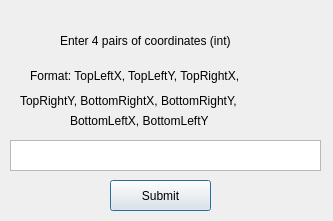
<?xml version="1.0" encoding="UTF-8"?>
<ui version="4.0">
 <class>ZoneList</class>
 <widget class="QDialog" name="ZoneList">
  <property name="geometry">
   <rect>
    <x>0</x>
    <y>0</y>
    <width>333</width>
    <height>221</height>
   </rect>
  </property>
  <property name="windowTitle">
   <string>Dialog</string>
  </property>
  <widget class="QLabel" name="label">
   <property name="geometry">
    <rect>
     <x>60</x>
     <y>10</y>
     <width>231</width>
     <height>61</height>
    </rect>
   </property>
   <property name="text">
    <string>Enter 4 pairs of coordinates (int)</string>
   </property>
  </widget>
  <widget class="QPushButton" name="pushButton">
   <property name="geometry">
    <rect>
     <x>110</x>
     <y>180</y>
     <width>101</width>
     <height>31</height>
    </rect>
   </property>
   <property name="text">
    <string>Submit</string>
   </property>
  </widget>
  <widget class="QTextEdit" name="textEdit">
   <property name="geometry">
    <rect>
     <x>10</x>
     <y>140</y>
     <width>311</width>
     <height>31</height>
    </rect>
   </property>
  </widget>
  <widget class="QLabel" name="label_2">
   <property name="geometry">
    <rect>
     <x>30</x>
     <y>60</y>
     <width>271</width>
     <height>31</height>
    </rect>
   </property>
   <property name="text">
    <string>Format: TopLeftX, TopLeftY, TopRightX,</string>
   </property>
  </widget>
  <widget class="QLabel" name="label_3">
   <property name="geometry">
    <rect>
     <x>20</x>
     <y>90</y>
     <width>291</width>
     <height>21</height>
    </rect>
   </property>
   <property name="text">
    <string>TopRightY, BottomRightX, BottomRightY, </string>
   </property>
  </widget>
  <widget class="QLabel" name="label_4">
   <property name="geometry">
    <rect>
     <x>70</x>
     <y>110</y>
     <width>191</width>
     <height>21</height>
    </rect>
   </property>
   <property name="text">
    <string>BottomLeftX, BottomLeftY</string>
   </property>
  </widget>
 </widget>
 <resources/>
 <connections/>
</ui>
